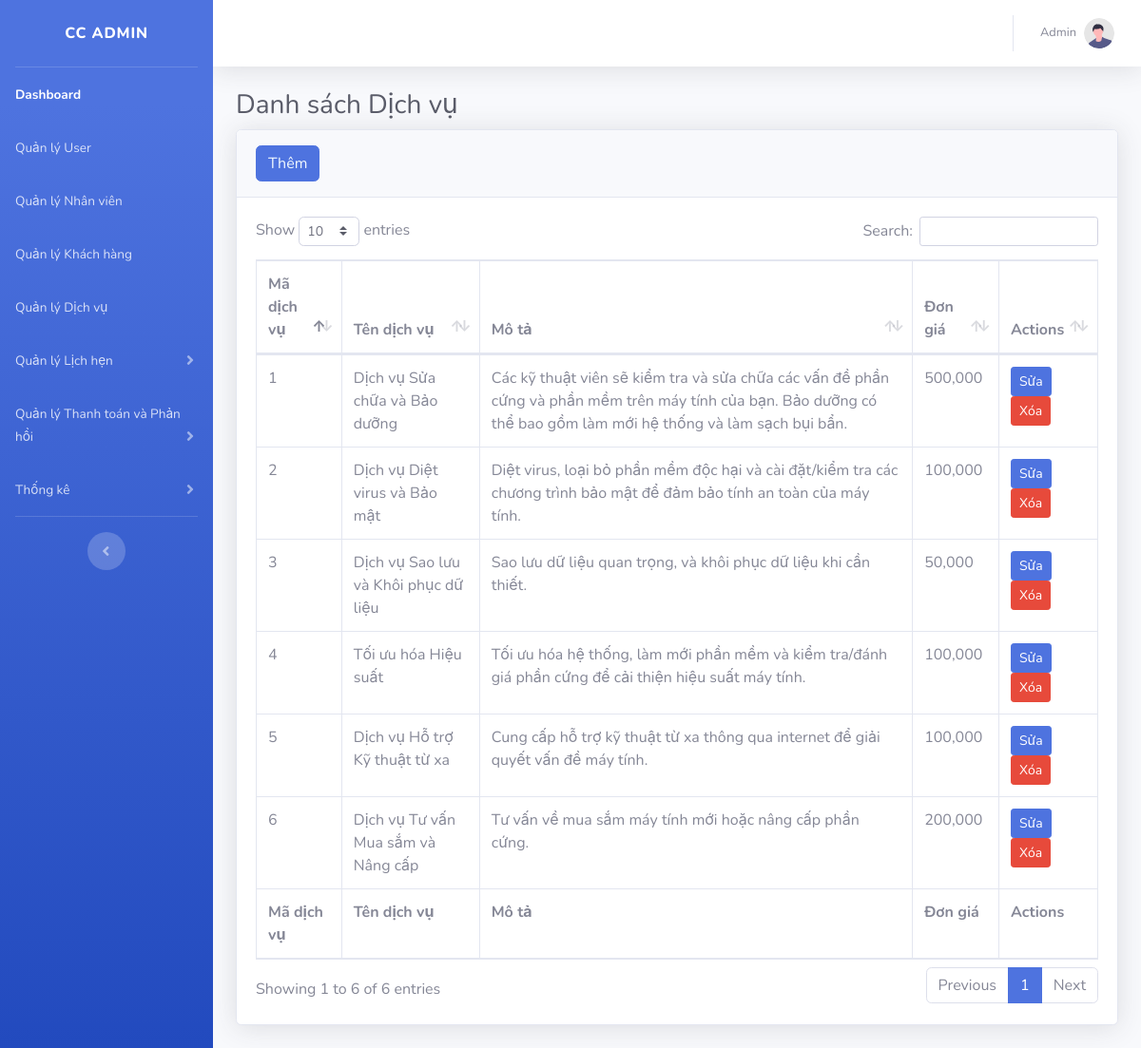
/chamsocmaytinh/quanly/dichvu.php, run on the app's committed database.
### tables this page shows
CREATE TABLE `danhmucdichvu` (
  `madv` int(11) NOT NULL,
  `tendv` varchar(255) DEFAULT NULL,
  `mota` text DEFAULT NULL,
  `dongia` float DEFAULT NULL
);

### chamsocmaytinh/quanly/dichvu.php (the view, shortened to what this page needs)
<?php
$servername = "localhost:3308";
$username = "root";
$password = "";
$dbname = "quanlychamsocmaytinh";
$conn = new mysqli($servername, $username, $password, $dbname);
?>
<?php
$sql = "SELECT * FROM danhmucdichvu";
$result = $conn->query($sql);
?>
<!DOCTYPE html>
<html lang="en">
<head>
    <link href="../vendor/fontawesome-free/css/all.min.css" rel="stylesheet" type="text/css">
    <link href="../css/sb-admin-2.min.css" rel="stylesheet">
    <link href="../vendor/datatables/dataTables.bootstrap4.min.css" rel="stylesheet">
</head>
<body id="page-top">
    <div id="wrapper">
        <ul class="navbar-nav bg-gradient-primary sidebar sidebar-dark accordion" id="accordionSidebar">
            <a class="sidebar-brand d-flex align-items-center justify-content-center" href="index.php">
                <div class="sidebar-brand-text mx-3">CC Admin </div>
            </a>
            <hr class="sidebar-divider my-0">
            <li class="nav-item active">
                <a class="nav-link" href="index.php">
                    <span>Dashboard</span></a>
            </li>
            <li class="nav-item">
                <a class="nav-link" href="user.php">
                    <span>Quản lý User</span></a>
            </li>
            <li class="nav-item">
                <a class="nav-link" href="nhanvien.php">
                    <span>Quản lý Nhân viên</span></a>
            </li>
            <li class="nav-item">
                <a class="nav-link" href="khachhang.php">
                    <span>Quản lý Khách hàng</span></a>
            </li>
            <li class="nav-item">
                <a class="nav-link" href="dichvu.php">
                    <span>Quản lý Dịch vụ</span></a>
            </li>
            <li class="nav-item">
                <a class="nav-link collapsed" href="#" data-toggle="collapse" data-target="#collapseUtilities" aria-expanded="true" aria-controls="collapseUtilities2">
                    <span>Quản lý Lịch hẹn</span>
                </a>
            </li>
            <li class="nav-item">
                <a class="nav-link collapsed" href="#" data-toggle="collapse" data-target="#collapseUtilities1" aria-expanded="true" aria-controls="collapseUtilities2">
                    <span>Quản lý Thanh toán và Phản hồi</span>
                </a>
            </li>
            <li class="nav-item">
                <a class="nav-link collapsed" href="#" data-toggle="collapse" data-target="#collapseUtilities2" aria-expanded="true" aria-controls="collapseUtilities2">
                    <span>Thống kê</span>
                </a>
            </li>
            <hr class="sidebar-divider d-none d-md-block">
            <div class="text-center d-none d-md-inline">
                <button class="rounded-circle border-0" id="sidebarToggle"></button>
            </div>
        </ul>
        <div id="content-wrapper" class="d-flex flex-column">
            <div id="content">
                <nav class="navbar navbar-expand navbar-light bg-white topbar mb-4 static-top shadow">
                    <ul class="navbar-nav ml-auto">
                        <li class="nav-item dropdown no-arrow">
                            <a class="nav-link dropdown-toggle" href="#" id="userDropdown" role="button" data-toggle="dropdown" aria-haspopup="true" aria-expanded="false">
                                <span class="mr-2 d-none d-lg-inline text-gray-600 small">Admin</span>
                                <img class="img-profile rounded-circle" src="../img/undraw_profile.svg">
                            </a>
                        </li>
                    </ul>
                </nav>
                <div class="container-fluid">
                    <h1 class="h3 mb-2 text-gray-800">Danh sách Dịch vụ</h1>
                    <div class="card shadow mb-4">
                        <div class="card-header py-3">
                        <a href="Themdv.php" class="btn btn-primary" style="color: aliceblue;">Thêm</a>
                        </div>
                        <div class="card-body">
                            <div class="table-responsive">
                                <table class="table table-bordered" id="dataTable" width="100%" cellspacing="0">
                                    <thead>
                                        <tr>
                                            <th>Mã dịch vụ</th>
                                            <th>Tên dịch vụ</th>
                                            <th>Mô tả</th>
                                            <th>Đơn giá</th>
                                            <th>Actions</th>
                                        </tr>
                                    </thead>
                                    <tfoot>
                                        <tr>
                                            <th>Mã dịch vụ</th>
                                            <th>Tên dịch vụ</th>
                                            <th>Mô tả</th>
                                            <th>Đơn giá</th>
                                            <th>Actions</th>
                                        </tr>
                                    </tfoot>
                                    <tbody>
                                        <?php
                                        if ($result->num_rows > 0) {
                                            while ($row = $result->fetch_assoc()) {
                                                echo "<tr>";
                                                echo "<td>" . $row["madv"] . "</td>";
                                                echo "<td>" . $row["tendv"] . "</td>";
                                                echo "<td>" . $row["mota"] . "</td>";
                                                echo "<td>" . number_format($row["dongia"]) . "</td>";
                                                echo '<td>
                                                <button class="btn btn-primary btn-sm" onclick="editCustomer(' . $row["madv"] . ')">Sửa</button>
                                                <button class="btn btn-danger btn-sm" onclick="deleteCustomer(' . $row["madv"] . ')">Xóa</button>
                                                </td>';
                                                echo "</tr>";
                                            }
                                        } else {
                                            echo "<tr><td colspan='9'>No customers found</td></tr>";
                                        }
                                        ?>
                                    </tbody>
                                </table>
                            </div>
                        </div>
                    </div>
                </div>
            </div>
        </div>
</body>
</html>

### data on the page
danhmucdichvu: madv "1", tendv "Dịch vụ Sửa chữa và Bảo dưỡng", mota "Các kỹ thuật viên sẽ kiểm tra và sửa chữa các vấn đề phần cứng và phần mềm trên máy tính của bạn. Bảo dưỡng có thể bao gồm làm mới hệ thống và làm sạch bụi bẩn.", dongia "500,000"
danhmucdichvu: madv "2", tendv "Dịch vụ Diệt virus và Bảo mật", mota "Diệt virus, loại bỏ phần mềm độc hại và cài đặt/kiểm tra các chương trình bảo mật để đảm bảo tính an toàn của máy tính.", dongia "100,000"
danhmucdichvu: madv "3", tendv "Dịch vụ Sao lưu và Khôi phục dữ liệu", mota "Sao lưu dữ liệu quan trọng, và khôi phục dữ liệu khi cần thiết.", dongia "50,000"
danhmucdichvu: madv "4", tendv "Tối ưu hóa Hiệu suất", mota "Tối ưu hóa hệ thống, làm mới phần mềm và kiểm tra/đánh giá phần cứng để cải thiện hiệu suất máy tính.", dongia "100,000"
danhmucdichvu: madv "5", tendv "Dịch vụ Hỗ trợ Kỹ thuật từ xa", mota "Cung cấp hỗ trợ kỹ thuật từ xa thông qua internet để giải quyết vấn đề máy tính.", dongia "100,000"
danhmucdichvu: madv "6", tendv "Dịch vụ Tư vấn Mua sắm và Nâng cấp", mota "Tư vấn về mua sắm máy tính mới hoặc nâng cấp phần cứng.", dongia "200,000"
